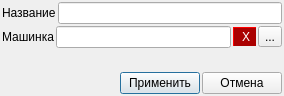
<?xml version="1.0" encoding="UTF-8"?>
<ui version="4.0">
 <class>Dialog</class>
 <widget class="QDialog" name="Dialog">
  <property name="geometry">
   <rect>
    <x>0</x>
    <y>0</y>
    <width>284</width>
    <height>96</height>
   </rect>
  </property>
  <property name="windowTitle">
   <string>Фильтр</string>
  </property>
  <layout class="QGridLayout" name="gridLayout">
   <property name="leftMargin">
    <number>2</number>
   </property>
   <property name="topMargin">
    <number>2</number>
   </property>
   <property name="rightMargin">
    <number>2</number>
   </property>
   <property name="bottomMargin">
    <number>2</number>
   </property>
   <property name="spacing">
    <number>2</number>
   </property>
   <item row="0" column="0">
    <widget class="QLabel" name="label">
     <property name="text">
      <string>Название</string>
     </property>
    </widget>
   </item>
   <item row="0" column="1">
    <widget class="QLineEdit" name="le_name"/>
   </item>
   <item row="1" column="0" colspan="2">
    <layout class="QHBoxLayout" name="horizontalLayout">
     <property name="spacing">
      <number>2</number>
     </property>
     <item>
      <widget class="QLabel" name="label_2">
       <property name="text">
        <string>Машинка</string>
       </property>
      </widget>
     </item>
     <item>
      <widget class="QLineEdit" name="le_machine">
       <property name="readOnly">
        <bool>true</bool>
       </property>
      </widget>
     </item>
     <item>
      <widget class="QToolButton" name="toolButton_10">
       <property name="styleSheet">
        <string notr="true">background-color: rgb(170, 0, 0);
color: rgb(255, 255, 255);
border-style: outset;
border-width: 1px;
border-color: rgb(170, 0, 0);
</string>
       </property>
       <property name="text">
        <string> X</string>
       </property>
      </widget>
     </item>
     <item>
      <widget class="QToolButton" name="toolButton">
       <property name="text">
        <string>...</string>
       </property>
      </widget>
     </item>
    </layout>
   </item>
   <item row="3" column="0" colspan="2">
    <layout class="QHBoxLayout" name="horizontalLayout_4">
     <item>
      <spacer name="horizontalSpacer_2">
       <property name="orientation">
        <enum>Qt::Horizontal</enum>
       </property>
       <property name="sizeHint" stdset="0">
        <size>
         <width>40</width>
         <height>20</height>
        </size>
       </property>
      </spacer>
     </item>
     <item>
      <widget class="QPushButton" name="pushButton_2">
       <property name="text">
        <string>Применить</string>
       </property>
      </widget>
     </item>
     <item>
      <widget class="QPushButton" name="pushButton">
       <property name="text">
        <string>Отмена</string>
       </property>
      </widget>
     </item>
    </layout>
   </item>
   <item row="2" column="0">
    <spacer name="verticalSpacer">
     <property name="orientation">
      <enum>Qt::Vertical</enum>
     </property>
     <property name="sizeHint" stdset="0">
      <size>
       <width>20</width>
       <height>40</height>
      </size>
     </property>
    </spacer>
   </item>
  </layout>
 </widget>
 <resources/>
 <connections>
  <connection>
   <sender>pushButton</sender>
   <signal>clicked()</signal>
   <receiver>Dialog</receiver>
   <slot>ui_can()</slot>
   <hints>
    <hint type="sourcelabel">
     <x>246</x>
     <y>82</y>
    </hint>
    <hint type="destinationlabel">
     <x>238</x>
     <y>149</y>
    </hint>
   </hints>
  </connection>
  <connection>
   <sender>pushButton_2</sender>
   <signal>clicked()</signal>
   <receiver>Dialog</receiver>
   <slot>ui_acc()</slot>
   <hints>
    <hint type="sourcelabel">
     <x>166</x>
     <y>73</y>
    </hint>
    <hint type="destinationlabel">
     <x>180</x>
     <y>160</y>
    </hint>
   </hints>
  </connection>
  <connection>
   <sender>toolButton</sender>
   <signal>clicked()</signal>
   <receiver>Dialog</receiver>
   <slot>ui_view_machine()</slot>
   <hints>
    <hint type="sourcelabel">
     <x>267</x>
     <y>31</y>
    </hint>
    <hint type="destinationlabel">
     <x>334</x>
     <y>28</y>
    </hint>
   </hints>
  </connection>
  <connection>
   <sender>toolButton_10</sender>
   <signal>clicked()</signal>
   <receiver>Dialog</receiver>
   <slot>ui_del_machine()</slot>
   <hints>
    <hint type="sourcelabel">
     <x>243</x>
     <y>37</y>
    </hint>
    <hint type="destinationlabel">
     <x>235</x>
     <y>-116</y>
    </hint>
   </hints>
  </connection>
 </connections>
 <slots>
  <slot>ui_can()</slot>
  <slot>ui_acc()</slot>
  <slot>ui_view_machine()</slot>
  <slot>ui_del_machine()</slot>
 </slots>
</ui>
